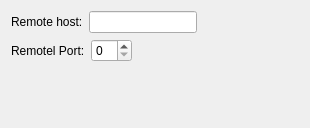
<?xml version="1.0" encoding="UTF-8"?>
<ui version="4.0">
 <class>TcpClientSocketConfigWidget</class>
 <widget class="QWidget" name="TcpClientSocketConfigWidget">
  <property name="geometry">
   <rect>
    <x>0</x>
    <y>0</y>
    <width>310</width>
    <height>128</height>
   </rect>
  </property>
  <property name="windowTitle">
   <string>Tcp Client Socket Configuration Widget</string>
  </property>
  <layout class="QVBoxLayout" name="verticalLayout">
   <item>
    <layout class="QHBoxLayout" name="horizontalLayout">
     <item>
      <widget class="QLabel" name="label">
       <property name="text">
        <string>Remote host:</string>
       </property>
      </widget>
     </item>
     <item>
      <widget class="QLineEdit" name="m_hostLineEdit"/>
     </item>
     <item>
      <spacer name="horizontalSpacer_2">
       <property name="orientation">
        <enum>Qt::Horizontal</enum>
       </property>
       <property name="sizeHint" stdset="0">
        <size>
         <width>40</width>
         <height>20</height>
        </size>
       </property>
      </spacer>
     </item>
    </layout>
   </item>
   <item>
    <layout class="QHBoxLayout" name="horizontalLayout_2">
     <item>
      <widget class="QLabel" name="m_portLabel">
       <property name="text">
        <string>Remotel Port:</string>
       </property>
      </widget>
     </item>
     <item>
      <widget class="QSpinBox" name="m_portSpinBox"/>
     </item>
     <item>
      <spacer name="horizontalSpacer">
       <property name="orientation">
        <enum>Qt::Horizontal</enum>
       </property>
       <property name="sizeHint" stdset="0">
        <size>
         <width>40</width>
         <height>20</height>
        </size>
       </property>
      </spacer>
     </item>
    </layout>
   </item>
   <item>
    <spacer name="verticalSpacer">
     <property name="orientation">
      <enum>Qt::Vertical</enum>
     </property>
     <property name="sizeHint" stdset="0">
      <size>
       <width>20</width>
       <height>40</height>
      </size>
     </property>
    </spacer>
   </item>
  </layout>
 </widget>
 <resources/>
 <connections/>
</ui>
